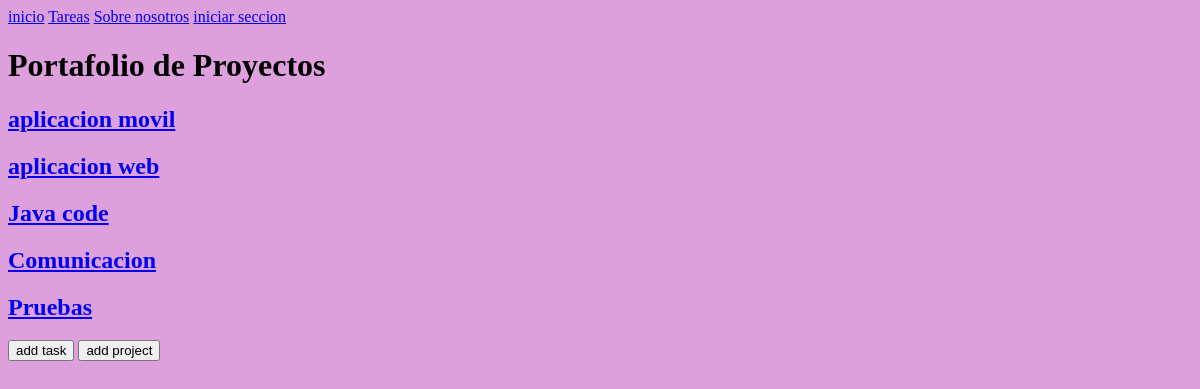
The page /proyectos/ on the database its author committed.
### blog/models.py (models this page shows)
class project_model(models.Model):
    name = models.CharField(max_length=200)
    def __str__(self):
        return self.name

### blog/views.py (the view)
# urls.py: path('proyectos/',views.proyectos,name="proyectos"),
def proyectos(request):
    proj = models.project_model.objects.all()
    print(proj)
    return render(request,'proyectos.html',{'proj':proj})

### blog/templates/proyectos.html
{% extends 'layouts/navegacion.html' %}
{% block content %}
<h1>Portafolio de Proyectos</h1>
{% for project in proj %}
    <h2><a href="/task/{{project.name}}">{{project.name}}</a></h2>
{% endfor %}
<div>
    <a href="/create_task/task"><button>add task</button></a>
    <a href="/create_task/proyectos"><button>add project</button></a>
</div>
{% endblock %}

### blog/templates/layouts/navegacion.html (shortened to what this page needs)
{% load static %}
<!DOCTYPE html>
<html lang="en">
<head>
    <link rel="stylesheet" href="{% static 'style.css' %}">
</head>
<body>
    <nav>
        <a href="/">inicio</a>
        <a href="{% url 'tareas' %}">Tareas</a>
        <a href="{% url 'about' %}">Sobre nosotros</a>
        {% if user.is_authenticated %}
        <a href="{% url 'logout' %}" > Salir </a>
        {% else %}
        <a href="{% url 'login' %}" > iniciar seccion </a>
        {% endif %}
    </nav>
    {% block content %}
    {% endblock %}
</body>
</html>

### blog/static/style.css (style rules this page uses)
body { background-color:plum; }

### rows shown on the page
project_model: name "aplicacion movil"
project_model: name "aplicacion web"
project_model: name "Java code"
project_model: name "Comunicacion"
project_model: name "Pruebas"
